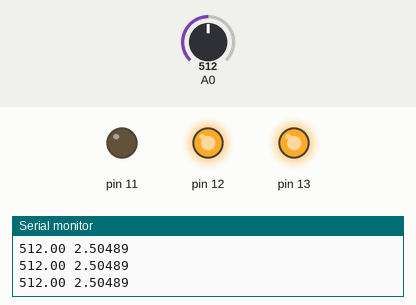
Simulated run of this sketch. Board: Arduino Uno, built with avr-gcc and run on an emulated ATmega328P. On the bench: output pins drawn as LEDs (lit = HIGH), the last lines printed to the serial monitor. The inputs (shaded band) are chosen by the test bench; at power-on: A0 = 512.

Above: at 1.2 s.
1.3 s: A0 set to 503
At 2.3 s:
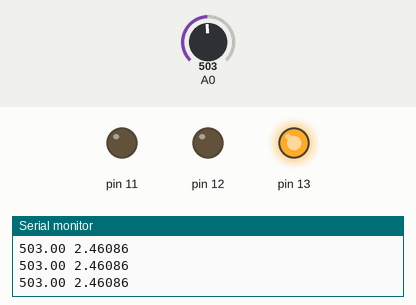
2.8 s: A0 set to 1023
At 3.4 s:
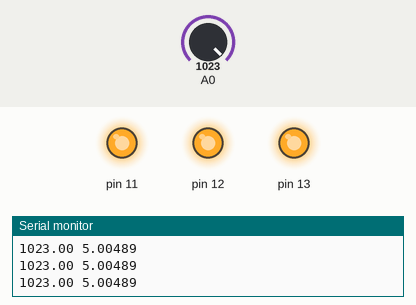
4.3 s: A0 set to 780
7.3 s: A0 set to 748
At 7.9 s:
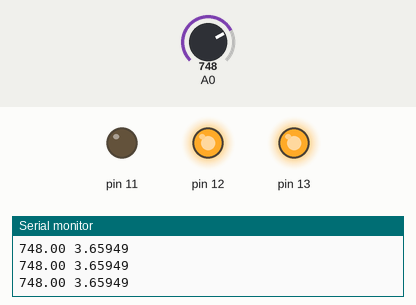
8.8 s: A0 set to 246
At 10.0 s:
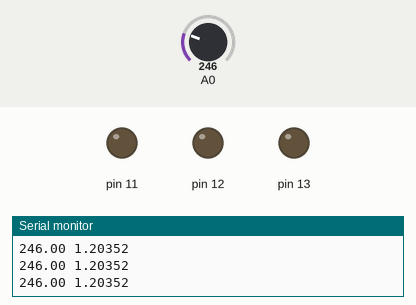
10.3 s: A0 set to 272
At 11.2 s:
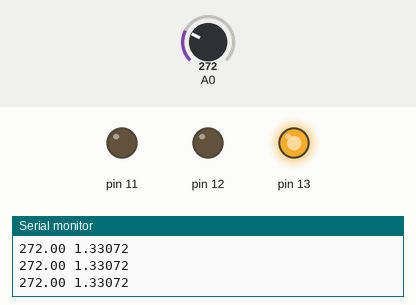
Timing chart, 0 to 12.8 s (numbered marks = the images above; inputs shaded):
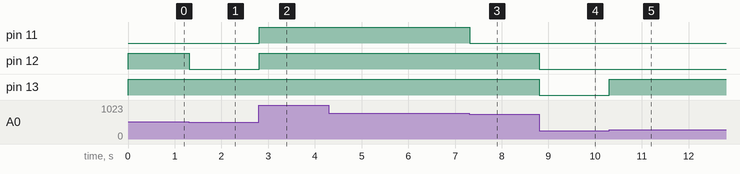

The sketch:

analog.ino
```cpp
float pot;
float volt;

void setup() {
  Serial.begin(9600);
  pinMode(13, OUTPUT);
  pinMode(12, OUTPUT);
  pinMode(11, OUTPUT);
}

void loop() {
  pot = analogRead(A0);

  if (pot >= 0 and pot < 255) {
    digitalWrite(13, LOW);
    digitalWrite(12, LOW);
    digitalWrite(11, LOW);
  }

  if (pot >= 256 and pot < 511) {
    digitalWrite(13, HIGH);
    digitalWrite(12, LOW);
    digitalWrite(11, LOW);
  }

  if (pot >= 512 and pot < 765) {
    digitalWrite(13, HIGH);
    digitalWrite(12, HIGH);
    digitalWrite(11, LOW);
  }

  if (pot >= 766) {
    digitalWrite(13, HIGH);
    digitalWrite(12, HIGH);
    digitalWrite(11, HIGH);
  }

  volt = pot * 5 / 1022;

  Serial.print(pot);
  Serial.print(" ");
  Serial.println(volt, 5); // ,5 determina as casas decimais

}
```

Measured:
- the behaviour switches between 511 and 510 on A0 (found by bisection; images 0 and 1)
- the behaviour switches between 765 and 764 on A0 (found by bisection; images 2 and 3)
- the behaviour switches between 255 and 256 on A0 (found by bisection; images 4 and 5)
- after the input at 1.3 s, pin 12: HIGH → LOW at once
- after the input at 2.8 s, pin 11, pin 12: LOW → HIGH at once
- after the input at 7.3 s, pin 11: HIGH → LOW at once
- after the input at 8.8 s, pin 12, pin 13: HIGH → LOW at once
- after the input at 10.3 s, pin 13: LOW → HIGH at once
